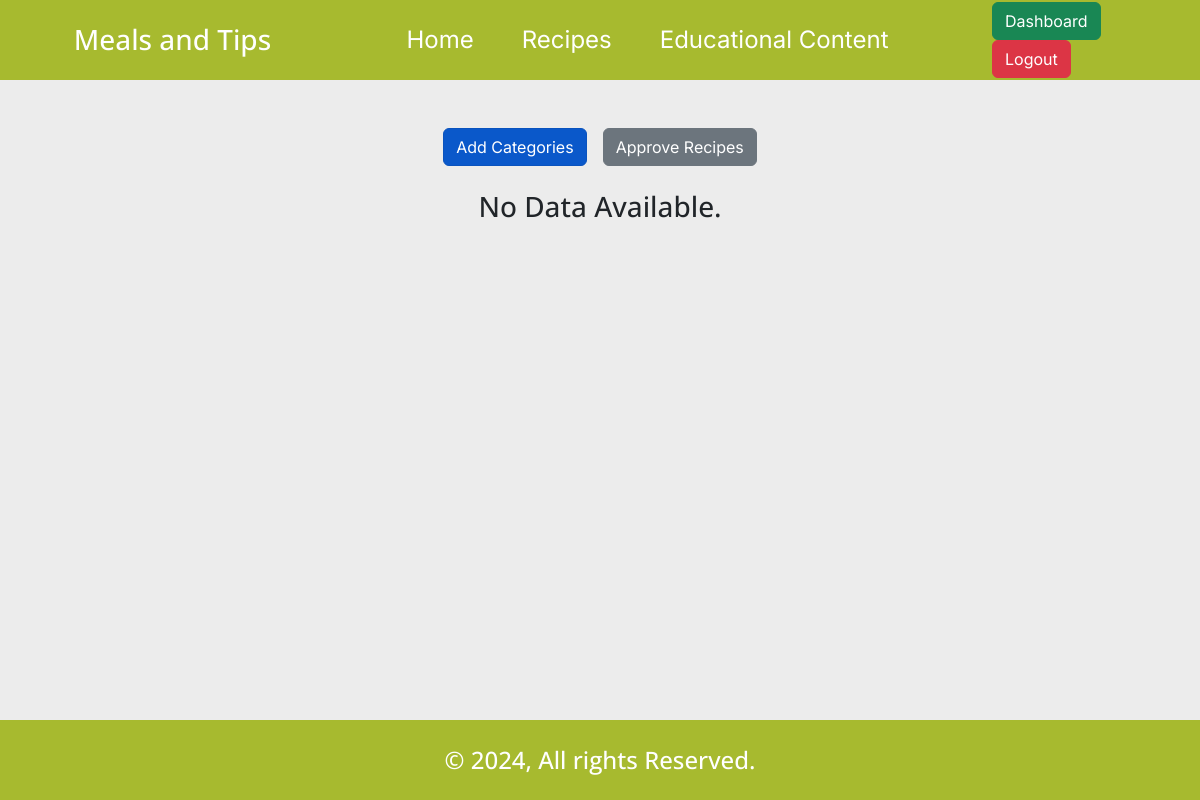
The app's page /adminDashboard.php (signed in), older data.
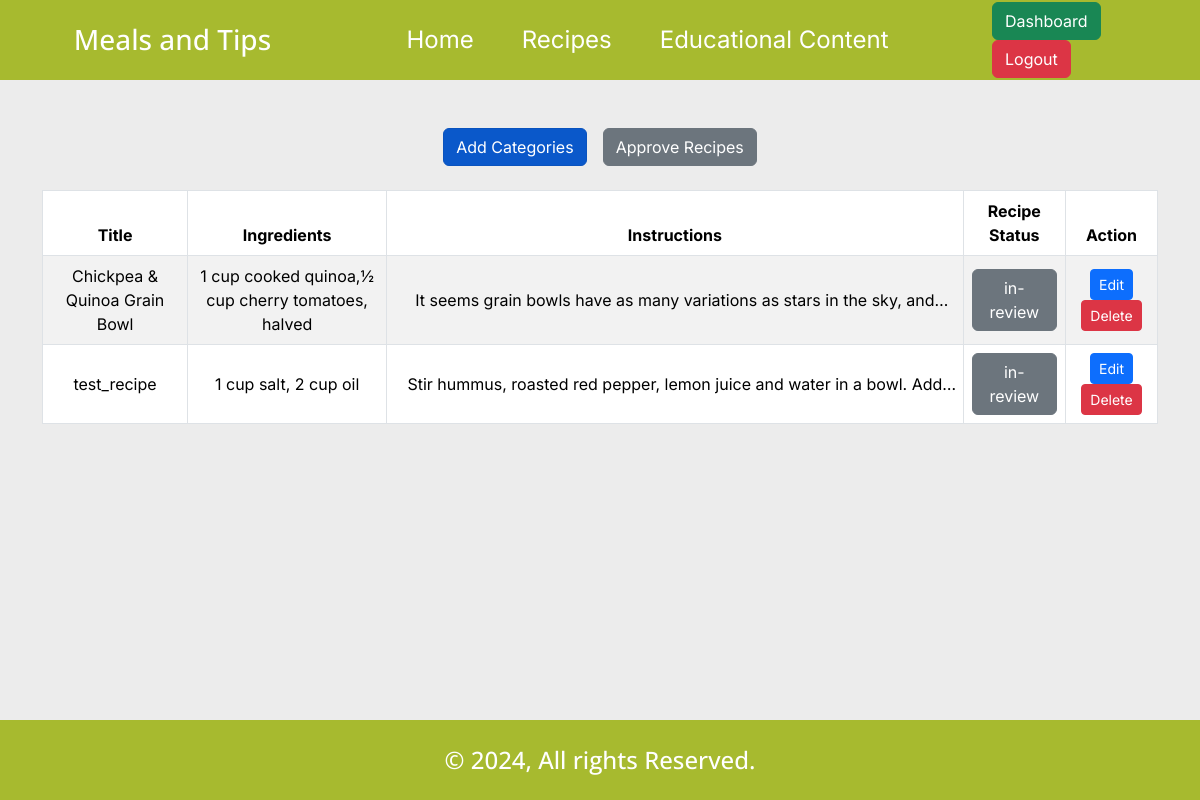
The same page, newer data.
### tables this page shows
CREATE TABLE `recipes` (
  `id` int(11) NOT NULL,
  `recipe_title` varchar(255) NOT NULL,
  `ingredients` text NOT NULL,
  `instructions` text NOT NULL,
  `nutritionist_id` int(11) NOT NULL,
  `recipe_status` enum('0','1') NOT NULL DEFAULT '0'
);

### core/functions.php (called while the page is built, shortened)
<?php
require_once 'database.php';
function isLoggedin()
{
    return isset($_SESSION['user']) ? true : false;
}

### core/database.php (called while the page is built, shortened)
<?php
include_once 'functions.php';
if (isset($_SESSION['user'])) {
    $userID = $_SESSION['user'];
    $getUserQ = $db->query("SELECT * FROM `users` WHERE `id`='$userID'");
    $userData = mysqli_fetch_object($getUserQ);
    $userRole = $userData->role;
}

### adminDashboard.php (the view, shortened to what this page needs)
<?php
require_once 'core/database.php';
?>
<!DOCTYPE html>
<html lang="en">
<head>
    <?php include 'includes/external_css.php'; ?>
    <link rel="stylesheet" href="css/style.min.css">
</head>
<body>
    <?php include_once 'includes/header.php'; ?>
    <div class="container mx-auto mt-5">
        <div class="row">
            <div class="tab-buttons col-12 d-flex gap-3 justify-content-center">
                <a href="#!" class="btn btn-primary active">Add Categories</a>
                <a href="#!" class="btn btn-secondary">Approve Recipes</a>
            </div>
        </div>
        <div class="row content-wrapper">
            <div class="col-12 mx-auto mt-4">
                <?php
                $getRecipe_Q = $db->query("CALL `get_recipes_list`()");
                if (mysqli_num_rows($getRecipe_Q) > 0):
                ?>
                    <table id="example" class="align-middle text-center table table-striped table-bordered">
                        <thead>
                            <tr>
                                <th>Title</th>
                                <th>Ingredients</th>
                                <th>Instructions</th>
                                <th>Recipe Status</th>
                                <th>Action</th>
                            </tr>
                        </thead>
                        <tbody>
                            <?php while ($recipe_list = mysqli_fetch_object($getRecipe_Q)): ?>
                                <tr>
                                    <td><?= $recipe_list->recipe_title ?></td>
                                    <td><?= $recipe_list->ingredients ?></td>
                                    <td><span title="<?= $recipe_list->instructions ?>" class="line-clamp-1"><?= $recipe_list->instructions ?></span></td>
                                    <td>
                                        <?php if ($recipe_list->recipe_status == '0'): ?>
                                            <span class="btn btn-secondary">in-review</span>
                                        <?php else: ?>
                                            <span class="btn btn-success">approved</span>
                                        <?php endif; ?>
                                    </td>
                                    <td>
                                        <a href="#!" class="btn btn-sm btn-primary">Edit</a>
                                        <a href="#!" class="btn btn-sm btn-danger">Delete</a>
                                    </td>
                                </tr>
                            <?php endwhile; ?>
                        </tbody>
                    </table>
                <?php else: ?>
                    <h3 class="text-center">No Data Available.</h3>
                <?php endif;
                $db->next_result(); ?>
            </div>
        </div>
    </div>
    <?php include_once 'includes/footer.php'; ?>
</body>
</html>

### includes/external_css.php (shortened to what this page needs)
<link href="https://cdn.jsdelivr.net/npm/bootstrap@5.3.3/dist/css/bootstrap.min.css" rel="stylesheet">
<link rel="stylesheet" href="https://cdn.datatables.net/2.1.8/css/dataTables.bootstrap5.css">
<link rel="stylesheet" href="https://cdn.datatables.net/responsive/3.0.3/css/responsive.bootstrap5.css">

### includes/header.php
<header>
    <div class="container mx-auto">
        <div class="row">
            <div class="col-3 d-flex align-items-center justify-content-center">
                <div class="logo">
                    <h3 class="text-white mb-0"><?= TITLE ?></h3>
                </div>
            </div>
            <div class="col-7 d-flex align-items-center justify-content-center">
                <ul class="nav d-flex gap-5">
                    <li>
                        <a class="fs-4" href="./">Home</a>
                    </li>
                    <li>
                        <a class="fs-4" href="#!">Recipes</a>
                    </li>
                    <li>
                        <a class="fs-4" href="#!">Educational Content</a>
                    </li>
                </ul>
            </div>
            <div class="col-2 d-flex align-items-center justify-content-center">
                <div class="nav-buttons">
                    <?php if (isLoggedin()): ?>
                        <?php if ($userRole == 'admin'): ?>
                            <a href="./adminDashboard.php" class="btn btn-success">Dashboard</a>
                            <?php elseif ($userRole == 'nutritionist'): ?>
                                <a href="./nutritionistDashboard.php" class="btn btn-success">Dashboard</a>
                        <?php endif; ?>
                        <a href="logout.php" class="btn btn-danger">Logout</a>
                    <?php else: ?>
                        <a href="login.php" class="btn btn-primary">Login</a>
                    <?php endif; ?>
                </div>
            </div>
        </div>
    </div>
</header>

### includes/footer.php
<footer>
    <h4 class="text-white text-center mb-0">&copy; <?= date('Y') ?>, All rights Reserved.</h4>
</footer>

Row changes from the older to the newer data that the page shows:
added recipes: recipe_title "Chickpea & Quinoa Grain Bowl", ingredients "1 cup cooked quinoa,½ cup cherry tomatoes, halved", instructions "It seems grain bowls have as many variations as stars in the sky,…", recipe_status "in-review"
added recipes: recipe_title "test_recipe", ingredients "1 cup salt, 2 cup oil", instructions "Stir hummus, roasted red pepper, lemon juice and water in a bowl.…", recipe_status "in-review"
Text that changed along with them:
text no longer shown: "No Data Available."
text now shown: "Title Ingredients Instructions Recipe Status Action"
